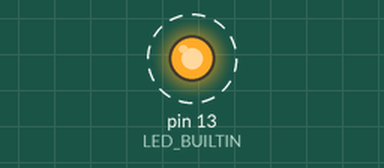
Recording of a sketch running on a simulated Arduino Uno, built with avr-gcc and run on an emulated ATmega328P. On the bench: output pins drawn as LEDs (lit = HIGH). Dashed ring = blinking. What the sketch prints to the serial monitor is not drawn.

Above: at 0.2 s.
Timing chart, 0 to 3.0 s (numbered marks = the images above):
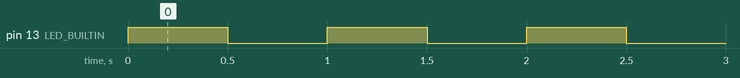

The sketch:

BlinkC3.ino
```cpp
#ifndef LED_BUILTIN
#define LED_BUILTIN 8
#endif

void setup() {
  Serial.begin(115200);
  pinMode(LED_BUILTIN, OUTPUT);
}

void loop() {
  digitalWrite(LED_BUILTIN, HIGH);
  Serial.println("on");
  delay(500);
  digitalWrite(LED_BUILTIN, LOW);
  Serial.println("off");
  delay(500);
}
```

Measured:
- by itself, pin 13 (LED_BUILTIN): alternates HIGH for 0.50 s and LOW for 0.50 s
